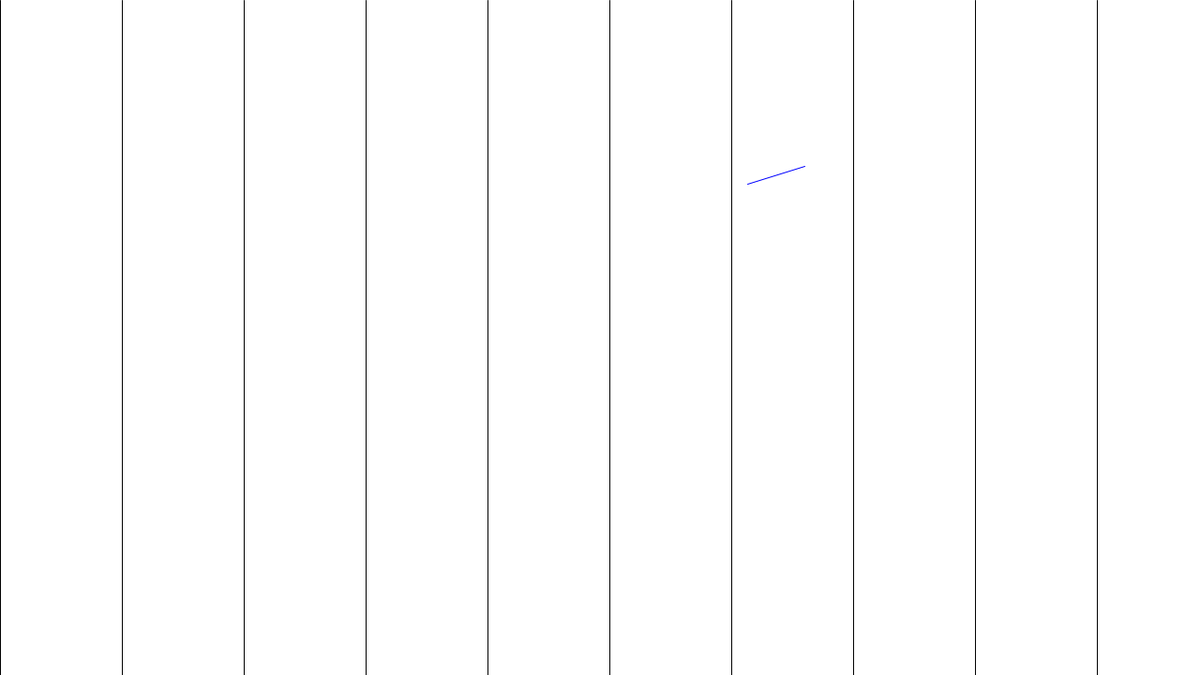
Frame 1 (no input)
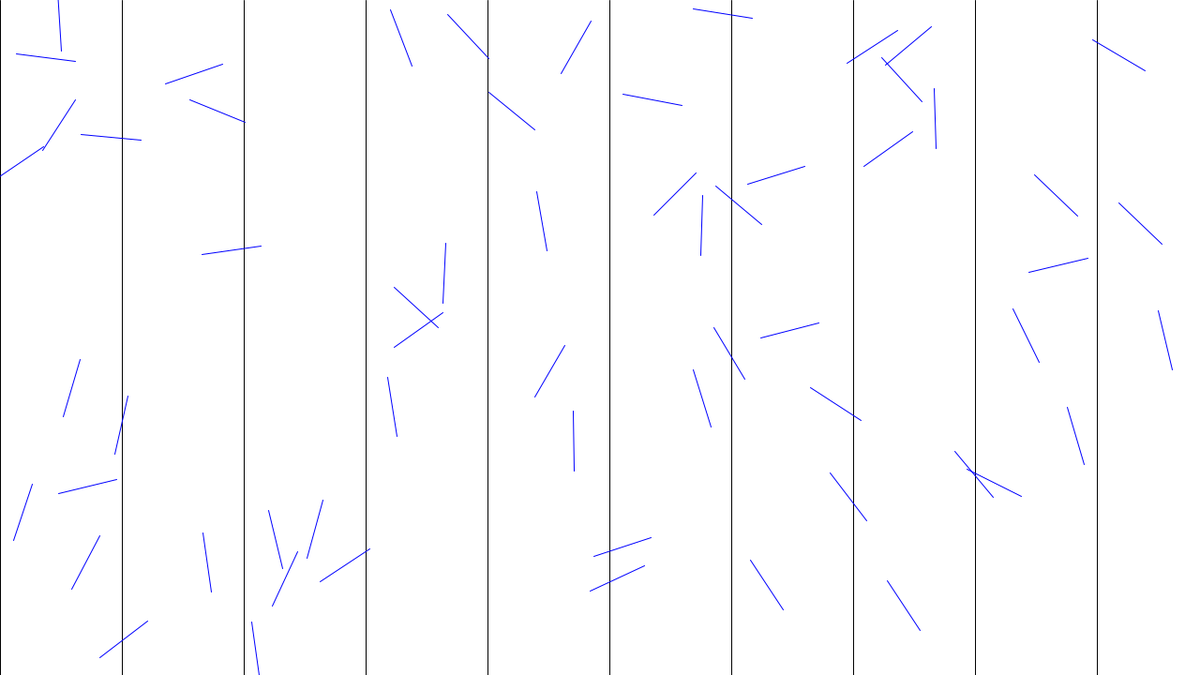
Frame 60 (the mouse pressed at the canvas centre just before this capture)
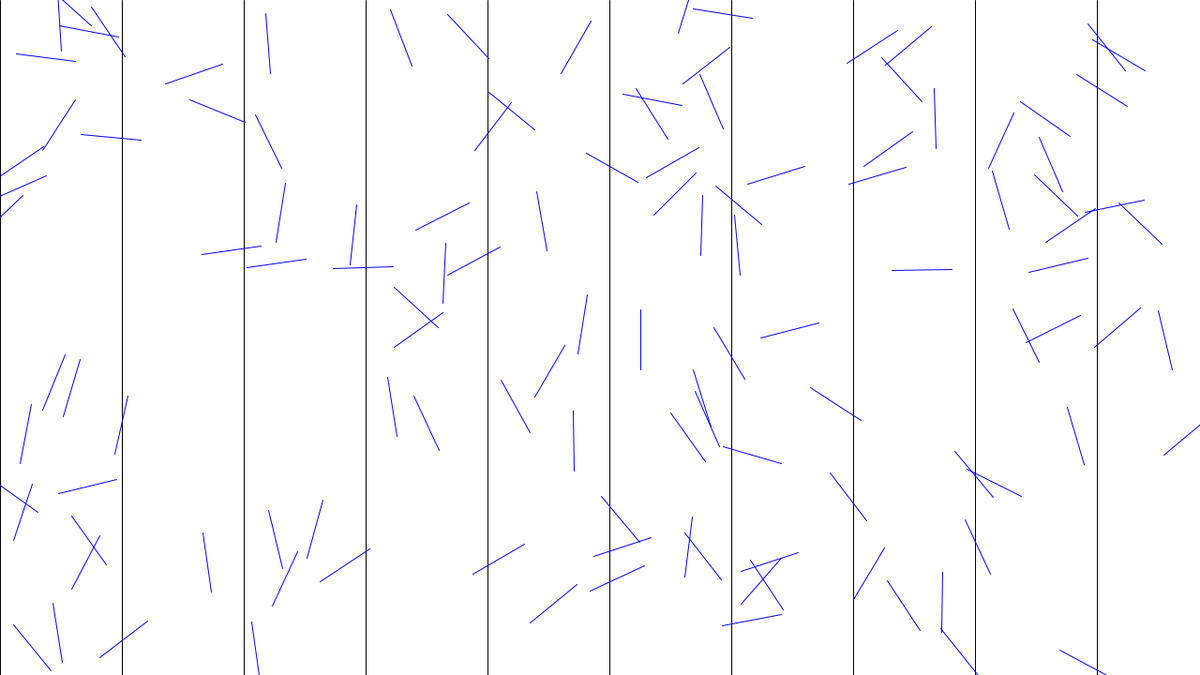
Frame 120 (the mouse held since frame 60 and released just before this capture)

The Processing sketch that drew these frames (run headless with seeded random() and noise(); from frame 60 on, the mouse is pressed at the canvas centre):

// Processing sketch: Buffon_s_Matches
// ── Buffon_s_Matches.pde
final int NUMBER_OF_LINES = 10;
final boolean DO_GRAPHICS = true;
final boolean VERBOSE = false;

int matchLength;

int[] lines = new int[NUMBER_OF_LINES];
int totalMatches = 0;
int matchesOnLine = 0;

PVector getPoint(PVector origin, float angle, int distance) {
  PVector a = PVector.fromAngle(angle);
  a.mult(distance);
  PVector v = origin.get();
  v.add(a);
  
  return v;
}

void setup() {
  size(1280, 720);
  if (DO_GRAPHICS) {
    stroke(0);
    background(255);
  }
  
  matchLength = int(float(width)/(NUMBER_OF_LINES*2)) + 1;
  
  
  int i = 0;
  for (int x=0; x <= width; x += 2*matchLength) {
    if (DO_GRAPHICS) line(x,0,x,height);
    
    lines[i] = x;
    i++;
  }
  
  if (DO_GRAPHICS)
    stroke(0, 0, 255);
  else
    while (true) {
      addMatch();
    }
}

void addMatch() {
  PVector matchCenter = new PVector(random(width), random(height));
  float angle = random(TWO_PI);
  
  PVector end1 = getPoint(matchCenter, angle, matchLength/2);
  PVector end2 = getPoint(matchCenter, angle + PI, matchLength/2);
  
  totalMatches++;
  for(int line : lines) {
    if ( (end1.x <= line && line <= end2.x) || (end2.x <= line && line <= end1.x)) {
      matchesOnLine++;
      break;
    }
  }
  
  if (DO_GRAPHICS)
    line(end1.x, end1.y, end2.x, end2.y);
  
  println((float)totalMatches/matchesOnLine);
  if (VERBOSE)
    println("(" + totalMatches + " / " + matchesOnLine + ")");
}

void draw() {
  if (DO_GRAPHICS) addMatch();
}
